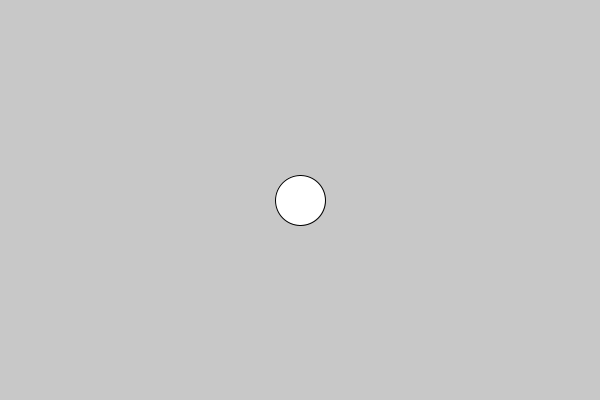
Frame 1 (no input)
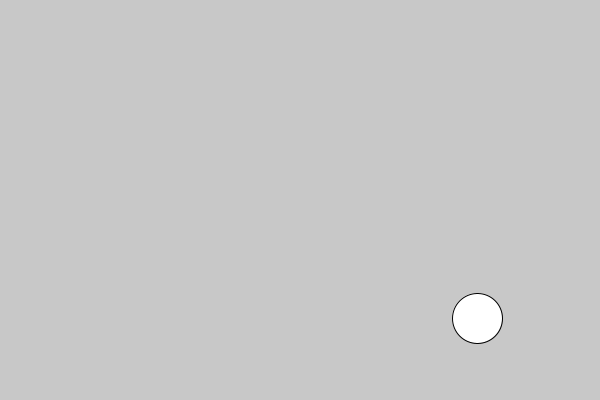
Frame 60 (the mouse pressed at the canvas centre just before this capture)
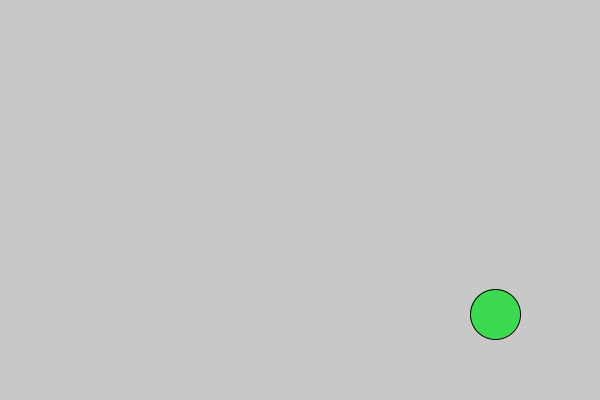
Frame 120 (the mouse held since frame 60 and released just before this capture)

The Processing sketch that drew these frames (run headless with seeded random() and noise(); from frame 60 on, the mouse is pressed at the canvas centre):

// Processing sketch: sketch_0904_bouncingball_x_y_
// ── sketch_0904_bouncingball_x_y_.pde

int x;
int dirx;
int y;
int diry;



void setup() {
  size(600, 400);
  x = 300;
  y = 200;
  // x=0 이라고 시작해버리면 밑에 * -1 때문에 계속 곱해져서 0만 뜨니까 x=0이 계속되서 움직이지 않게 된다.

  dirx = 3;
  diry = 2;
}

void draw() {
  background(200);


  // fill(128);
  ellipse(x, y, 50, 50);
  x = x + dirx;
  y = y + diry;


  if (x + 25 > 600) {
    dirx = dirx * -1;
    fill(random(255), random(255), random(255));
    // #ffff00 각각 하나씩 RGB를 의미한다.
  }

  if (x - 25 < 0) {
    dirx = dirx * -1;
    fill(random(255), random(255), random(255));
  } // if 도 끝날 때마다 중괄호로 묶어줘야 합니다.
  //draw 에서도 중괄호로 묶어줘야 합니다.
  // 아까 여기서 밑에 중괄호를 또 묶어주는 바람에 실행이 안 됨 지금은 draw의 바디가 끝나지 않았기 때문에 맨 밑에서 다시 draw를 묶어줘야한다. 


  if (y + 25 > 400) {
    diry = diry * -1;
    fill(random(255), random(255), random(255));
    // #ffff00 각각 하나씩 RGB를 의미한다.
  }

  if (y - 25 < 0) {
    diry = diry * -1;
    fill(random(255), random(255), random(255));
  } // if 도 끝날 때마다 중괄호로 묶어줘야 합니다.
} //draw 에서도 중괄호로 묶어줘야 합니다.
